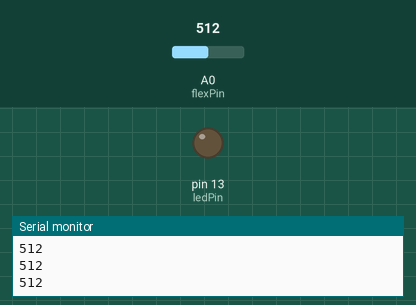
Simulated run of this sketch. Board: Arduino Uno, built with avr-gcc and run on an emulated ATmega328P. Shown: output pins drawn as LEDs (lit = HIGH), the last lines printed to the serial monitor. The test bench sets the inputs (shaded band); at power-on: A0 (flexPin) = 512.

Above: at 1.2 s.
1.3 s: A0 (flexPin) set to 162
2.8 s: A0 (flexPin) set to 139
At 3.1 s:
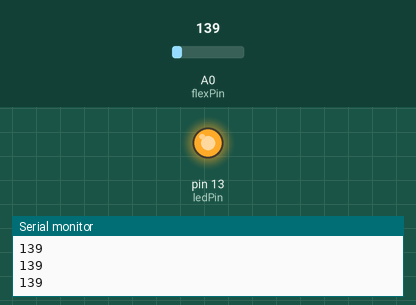
4.3 s: A0 (flexPin) set to 160
At 5.5 s:
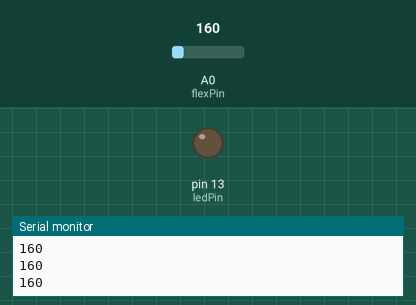
5.8 s: A0 (flexPin) set to 140
At 6.9 s:
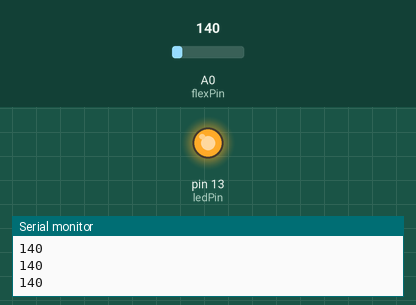
Timing chart, 0 to 8.3 s (numbered marks = the images above; inputs shaded):
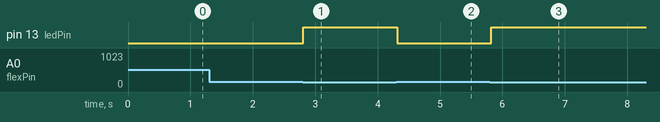

Measured:
- the behaviour switches between 150 and 149 on A0 (flexPin) (found by bisection; images 0 and 1)
- after the input at 2.8 s, pin 13 (ledPin): LOW → HIGH at once
- after the input at 4.3 s, pin 13 (ledPin): HIGH → LOW at once
- after the input at 5.8 s, pin 13 (ledPin): LOW → HIGH at once

The sketch:

flexSensor_Uno.ino
```cpp
byte flexPin = A0;
int flexValue = 0;

byte ledPin = 13;

void setup() {
  Serial.begin(9600);
  pinMode(ledPin, OUTPUT);
}

void loop() {
  flexValue = analogRead(flexPin);
  Serial.println(flexValue);

  if(flexValue < 150) {
    digitalWrite(ledPin, HIGH);
  }
  else {
    digitalWrite(ledPin, LOW);
  }

  delay(100);
}
```
